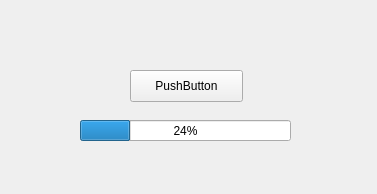
<?xml version="1.0" encoding="UTF-8"?>
<ui version="4.0">
 <class>Widget</class>
 <widget class="QWidget" name="Widget">
  <property name="geometry">
   <rect>
    <x>0</x>
    <y>0</y>
    <width>377</width>
    <height>194</height>
   </rect>
  </property>
  <property name="windowTitle">
   <string>Widget</string>
  </property>
  <widget class="QPushButton" name="pushButton">
   <property name="geometry">
    <rect>
     <x>130</x>
     <y>70</y>
     <width>113</width>
     <height>32</height>
    </rect>
   </property>
   <property name="text">
    <string>PushButton</string>
   </property>
  </widget>
  <widget class="QProgressBar" name="progressBar">
   <property name="geometry">
    <rect>
     <x>80</x>
     <y>120</y>
     <width>211</width>
     <height>21</height>
    </rect>
   </property>
   <property name="value">
    <number>24</number>
   </property>
  </widget>
 </widget>
 <resources/>
 <connections/>
</ui>
